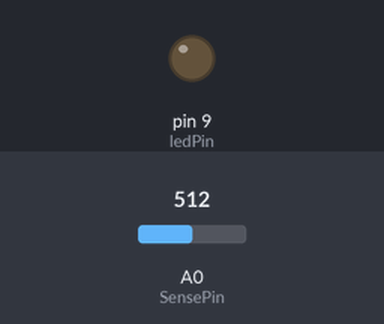
A sketch run on a simulated Arduino Uno, built with avr-gcc and run on an emulated ATmega328P. Parts: output pins drawn as LEDs (lit = HIGH). Inputs (shaded band) come from the test bench; at power-on: A0 (SensePin) = 512.

Above: at 1.2 s.
1.3 s: A0 (SensePin) set to 11
2.8 s: A0 (SensePin) set to 8
At 3.3 s:
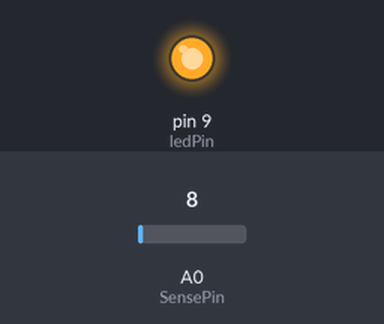
4.3 s: A0 (SensePin) set to 122
At 5.5 s:
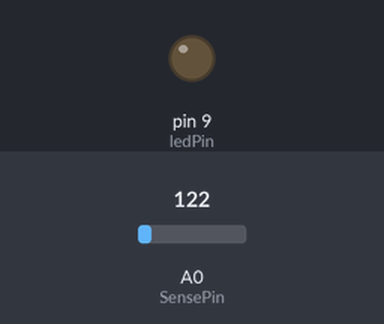
5.8 s: A0 (SensePin) set to 0
At 6.8 s:
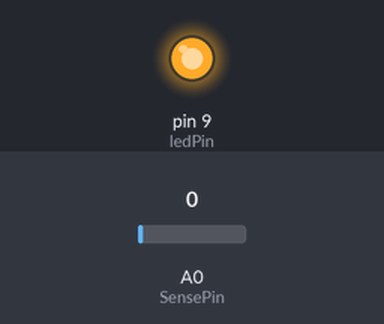
Timing chart, 0 to 8.3 s (numbered marks = the images above; inputs shaded):
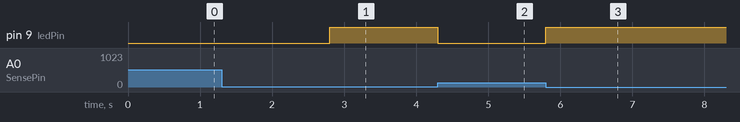

The sketch:

LDR.ino
```cpp
int SensePin=0;
int ledPin=9;


void setup() {
  // put your setup code here, to run once:
pinMode(ledPin, OUTPUT);


}

void loop() {
  // put your main code here, to run repeatedly:
int value=analogRead(SensePin);
if (value<10)
{
  digitalWrite(ledPin, HIGH);
}else
{
  digitalWrite(ledPin, LOW);
}

}
```

Measured:
- the behaviour switches between 10 and 9 on A0 (SensePin) (found by bisection; images 0 and 1)
- after the input at 1.3 s, every drawn part: stays the same
- after the input at 2.8 s, pin 9 (ledPin): LOW → HIGH at once
- after the input at 4.3 s, pin 9 (ledPin): HIGH → LOW at once
- after the input at 5.8 s, pin 9 (ledPin): LOW → HIGH at once
